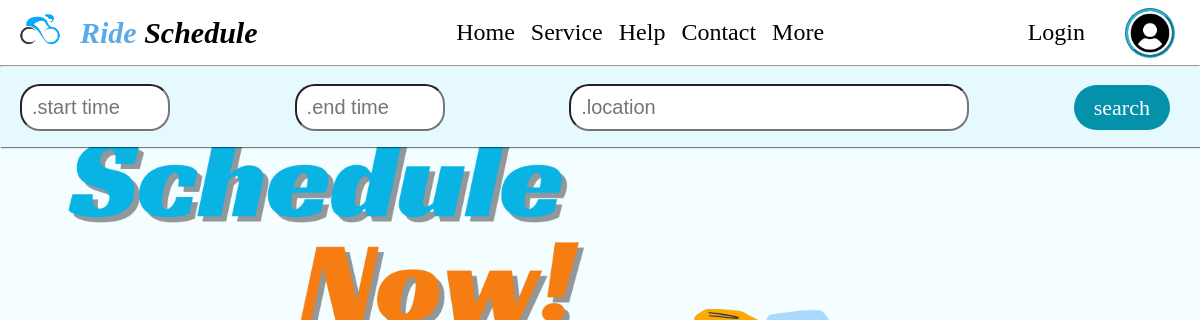
The page /schedulePost/ on the database as committed earlier.
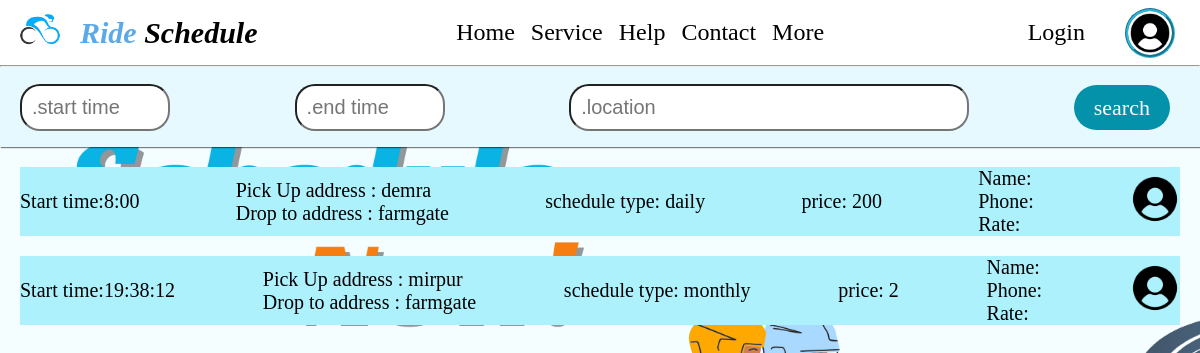
The same page on the database as committed later.
### main/models.py (models this page shows)
class Schedule(models.Model):
    schedule_id = models.CharField(max_length=10)
    rider_id1 = models.ForeignKey(Rider,on_delete=models.CASCADE,blank=True,null=True)
    driver_id1 = models.ForeignKey(Driver,on_delete=models.CASCADE,blank=True,null=True)
    pickUp_time = models.CharField(max_length=10)
    pickup_from = models.CharField(max_length=50)
    drop_to = models.CharField(max_length=50)
    schedule_type = (
        ('daily','daily'),
        ('weekly', 'weekly'),
        ('monthly', 'monthly'),
        ('custom', 'custom'))
    type_of_schedule = models.CharField(max_length=10,choices=schedule_type,blank=True,null=True)
    price = models.IntegerField(blank=True, null=True)

### main/views.py (the view)
# urls.py: path('schedulePost/', a_view.schedulePost , name = 'schedulePost'),
def schedulePost(request):
    schedulePost = Schedule.objects.all()
    posts = {
        'schedulePost': schedulePost,
    }
    return render(request , template_name='pages/SchedulePost.html' , context=posts)

### main/templates/pages/SchedulePost.html
{% extends "../base/base.html" %}
{% block content %}
<hr>
<div class="SearchPost">
    <div class="textBox1"><input type="text" id="start" name="start" placeholder=".start time"></div>
    <div class="textBox2"><input type="text" id="end" name="end" placeholder=".end time"></div>
    <div class="textBox3"><input type="text" id="locations" name="location" placeholder=".location"></div>
    <div><a href="#" class="buttonS">search</a></div>
</div>
{% for p in schedulePost %}
<div class="post">
     <span>Start time:{{p.pickUp_time}}</span>
    <div>
        <span>Pick Up address : {{p.pickup_from}}</span><br>
        <span>Drop to address : {{p.drop_to}}</span>
    </div>
    <div> schedule type: {{p.type_of_schedule}}</div>
    <div> price: {{p.price}}</div>
    <div>
        <span>Name: </span><br>
        <span>Phone: </span><br>
        <span>Rate: </span><br>
    </div>
    <div>
        <img src="static/image/icon/profile.png" height="50" width="50" alt="logo">
    </div>
</div>
{% endfor %}
{% endblock %}

### main/templates/base/base.html (shortened to what this page needs)
{% load static %}
<!DOCTYPE html>
<html lang="en">
<head>
    <link rel="stylesheet" href="https://cdnjs.cloudflare.com/ajax/libs/font-awesome/6.5.1/css/all.min.css">
    <link rel = "stylesheet" href = "{% static 'css/style.css' %}">
    <link rel = "stylesheet" href = "{% static 'css/navbar.css' %}">
    <link rel = "stylesheet" href = "{% static 'css/makeSchedule.css' %}">
    <link rel = "stylesheet" href = "{% static 'css/schedulePost.css' %}">
</head>
<body style="background-color:#e6f9ff; background-image: url(static/image/background/bg1.png); background-size:cover; background-repeat: no-repeat; background-attachment:fixed; ">
{% include "../base/navbar.html" %}
{% block content %}
{% endblock %}
</body>
</html>

### main/templates/base/navbar.html (shortened to what this page needs)
<nav class="main">
        <div class="logo">
            {% load static %}
            <img src="{%  static 'image/icon/logo.png' %}" height="65" width="80" alt="logo">
            <span><span style="color: rgba(64, 155, 230, 0.863);">Ride</span> Schedule</span>
        </div>
        <div class="mid">
            <ul>
                <li><a href="#">Home</a></li>
                <li><a href="#" class="service fix">Service </a>
                </li>
                <li><a href="#" class="fix">Help</a>
                </li>
                <li><a href="#" class="fix">Contact</a>
                </li>
                <li><a href="#" class="fix">More</a>
                </li>
            </ul>
        </div>
        <div class="profile">
            <span>Login</span>
            <img src="{%  static 'image/icon/profile.png' %}" height="50" width="50" alt="logo">
        </div>
    </nav>

### main/static/css/navbar.css (style rules this page uses)
* { text-decoration: none; padding: 0px; margin: 0px; }
.main { display: flex; justify-content: space-between; flex-wrap: nowrap; font-size: 24px; align-items: center; box-shadow: 1px 1px 1px hsla(0,0%, 0%, 0.5); background-color: white; }
.logo { display:flex; align-items: center; font-size: 30px; font-weight: bolder; font-style: italic; cursor: pointer; }
.mid ul { display:flex; list-style: none; }
.mid ul li a { padding: 8px; cursor: pointer; padding-bottom: 22px; color:black; border-radius: 0px; transition: 0.5s; }
.profile { display:flex; align-items: center; padding: 5px; padding-right: 25px; }
.profile span { padding-right: 40px; cursor: pointer; transition: 0.3s; }
.profile img { padding: 0px; border-color: rgb(45, 183, 218); border-style: groove; border-radius: 35px; margin: 0px; cursor: pointer; }

### main/static/css/makeSchedule.css (style rules this page uses)
* { margin: 0; padding: 0; box-sizing: border-box; }

### main/static/css/schedulePost.css (style rules this page uses)
.SearchPost { display: flex; justify-content: space-between; flex-wrap: nowrap; font-size: 24px; align-items: center; box-shadow: 1px 1px 1px hsla(0,0%, 0%, 0.5); background-color: #e6f9ff; height: 80px; }
.post { display:flex; justify-content:space-between; flex-wrap:nowrap; font-size:20px; align-items:center; margin:20px; background-color: #adf1fd }
.buttonS { background-color: #0491aa; color: white; padding: 10px 20px; text-align: center; text-decoration: none; font-size: 22px; cursor: pointer; border-radius: 25px; margin-right: 30px; }
#start , #end { width:150px; border-radius: 20px; border-width: 2px; font-size: 20px; padding: 10px; margin:20px; }
#locations { display:inline-block; width:400px; border-radius: 20px; border-width: 2px; font-size: 20px; padding: 10px; margin:20px; }

Rows that differ between the two databases and show on the page:
added Schedule: pickUp_time "8:00", pickup_from "demra", drop_to "farmgate", type_of_schedule "daily", price "200"
added Schedule: pickUp_time "19:38:12", pickup_from "mirpur", drop_to "farmgate", type_of_schedule "monthly", price "2"
